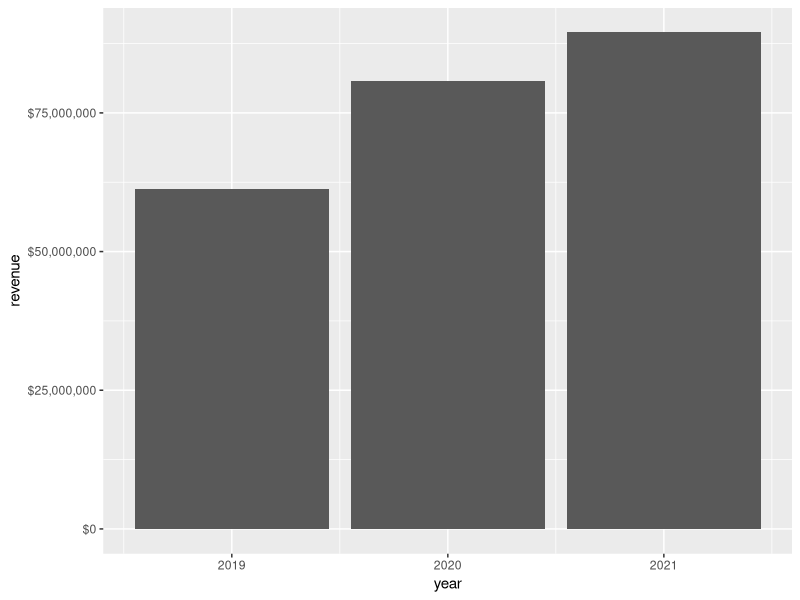
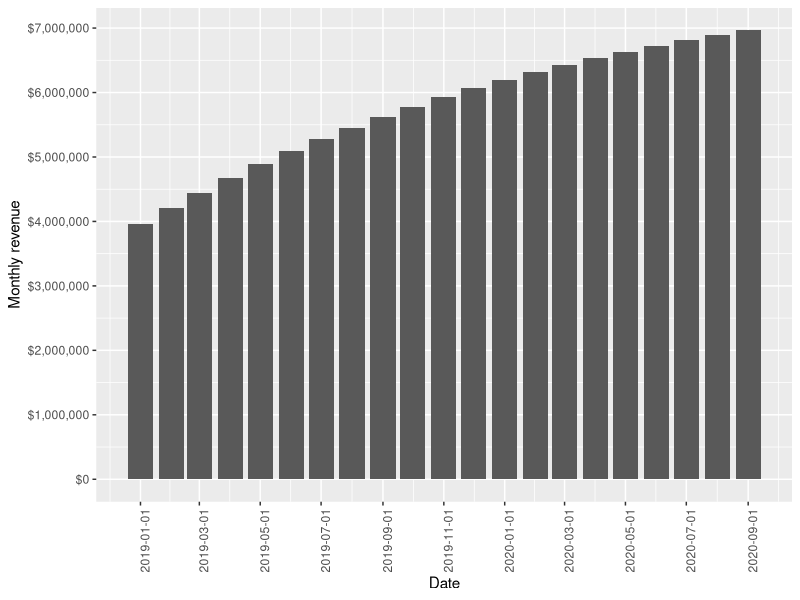
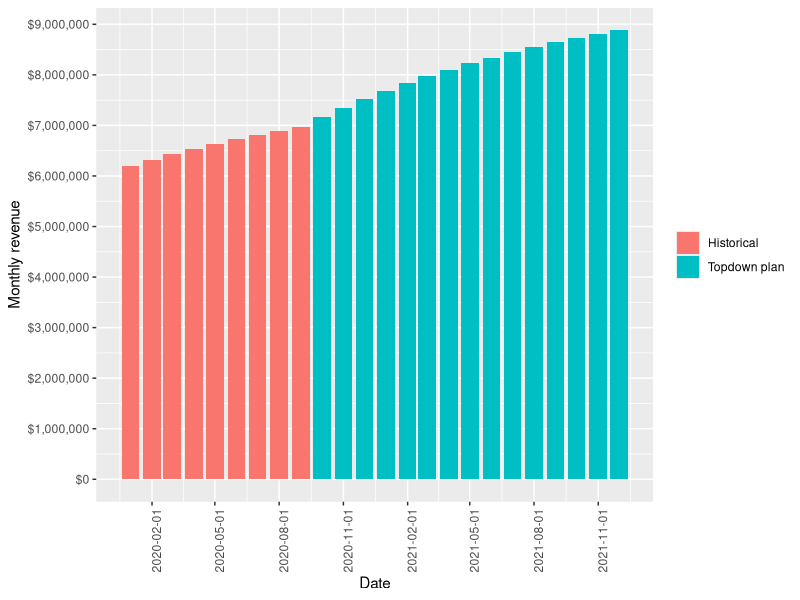
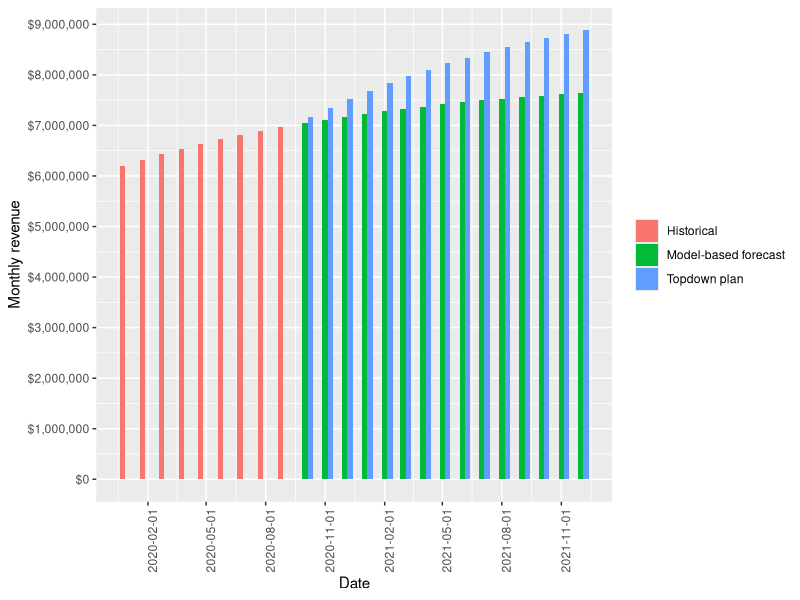
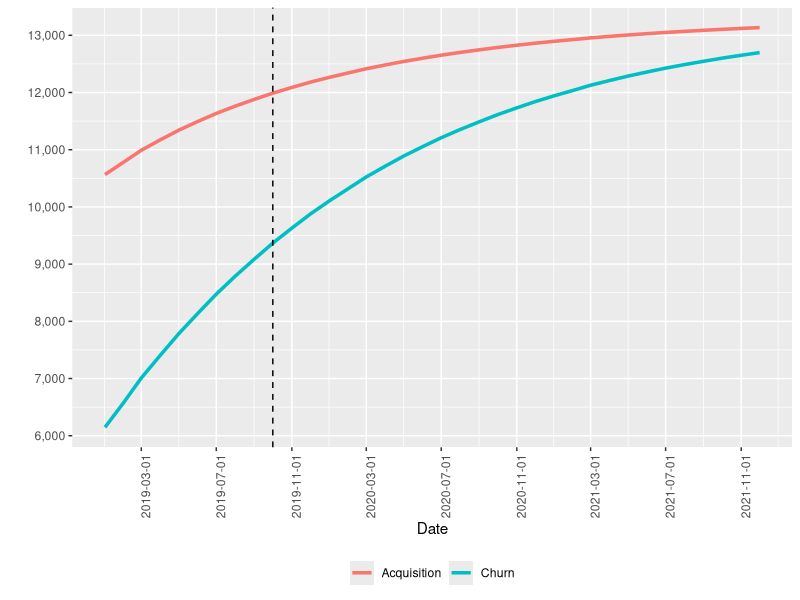
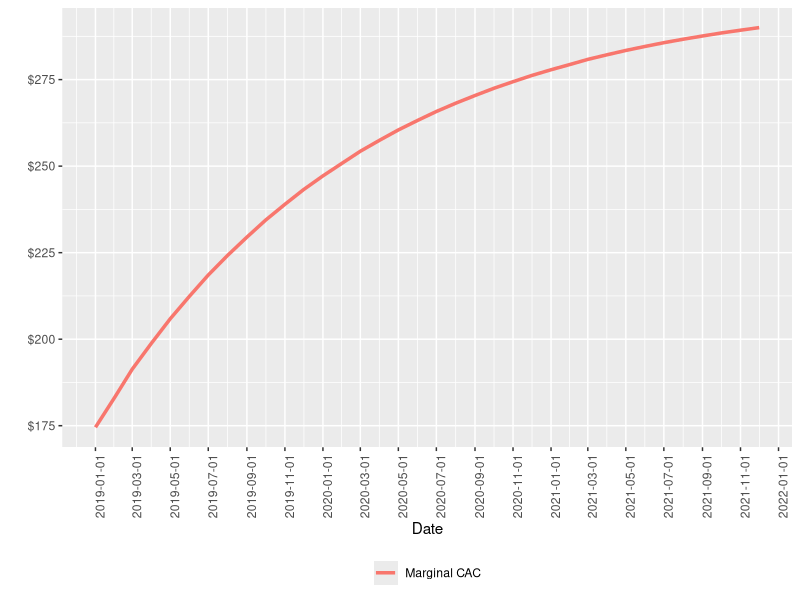
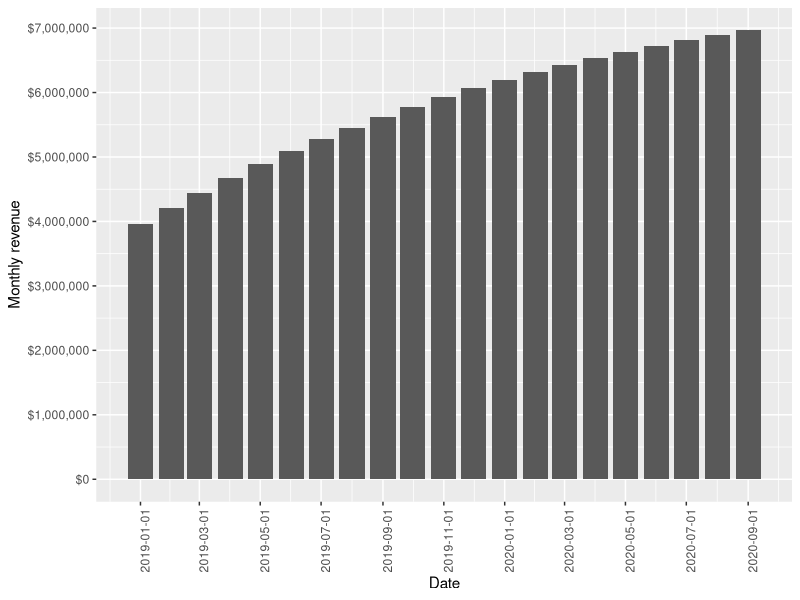
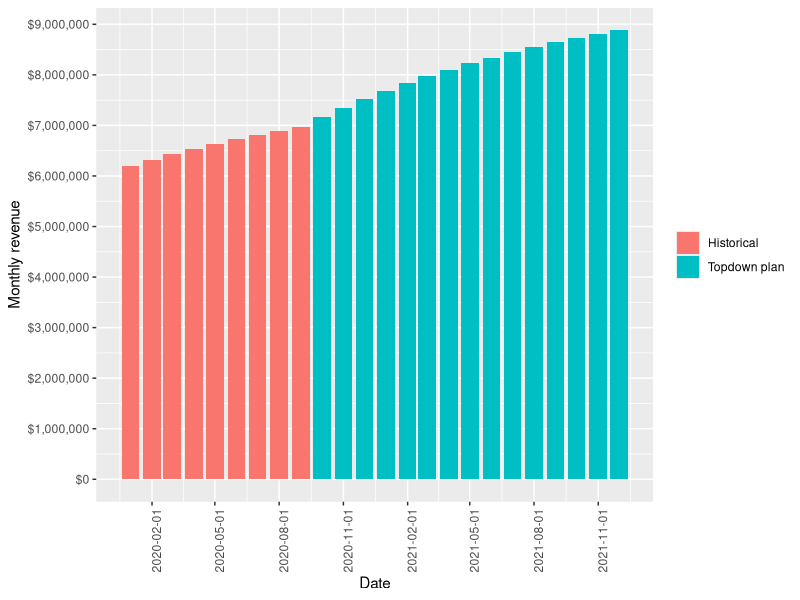

The R script that drew these images, in order:

setwd("/Users/kim.larsen/Documents/Code/Start-Forecasting")

library(ggplot2)
library(dplyr)
library(tidyr)
library(lubridate)
library(cowplot)

### Helper function to create a survival curve
get_survival_curve <- function(p, length){
  r <- rep(1, length)
  for (i in 2:length){
    r[i] <- r[i-1] * p
  }
  return(r)
}

roundup <- function(x, n){
  return (n * ceiling(x / n))
}

### Helper Function to create cohorts
create_cohort <- function(id, acquisition, p_survival){ 
  zeros <- rep(0, id-1)
  window <- length(p_survival)
  row <- data.frame(id, t(c(zeros, t(p_survival[1:(window-(id-1))])*acquisition)))
  names(row) <- c("Cohort", paste0("s", seq_along(1:window)))
  return(row)
}

marketing_elasticity=0.3 
engagement <- 1
price <- 60
marketing_allocation <- 0.15
survival_rate <- 0.9
initial_marketing <- 40000
base <- 200
gm <- 0.4
dates <- seq(as.Date("2018-1-1"), as.Date("2021-12-1"), by = "months")
n <- length(dates)
start_forecast <- as.Date("2020-09-1")
cutoff <- as.Date("2018-12-1")
chart_start <- as.Date("2020-01-1")
start_next_fiscal_year <- as.Date("2021-01-1")
marketing_boost <- 1

  
cohorts <- list()
df <- list()
  
marketing <- initial_marketing

s <- get_survival_curve(survival_rate, n)

sim <- function(){

   ## Loop through the months
   for (i in 1:n){
    
      ## Get the year
      year <- year(dates[i])
      month <- month(dates[i])
    
      ## Calculate acquisition and retention
      Acquisition <- base * (marketing+1)**marketing_elasticity
      marginal_cac <- 1 / (base*( (marketing+2)**marketing_elasticity - (marketing+1)**marketing_elasticity))

      ## Create a cohort for the given level of acquisition and retention
      cohorts[[i]] <- create_cohort(i, Acquisition, s)
      customers <- sum(bind_rows(cohorts)[,i+1])
      revenue <- customers*price*engagement
      df[[i]] <- data.frame(date=dates[i], month, year, marketing_spend=marketing, Acquisition, revenue, CAC=marketing/Acquisition, customers, LTV=sum(s[1:24]*price*engagement*gm), marginal_cac)
    
      ## Calculate marketing spend for the next month
      marketing <- max(marketing_allocation*revenue, initial_marketing)
      if (dates[i]>=start_next_fiscal_year){
        marketing <- marketing*marketing_boost  
      }
   }

   ## Create the dataframe by collapsing the rows
   d <- bind_rows(df) %>%
   mutate(yoy_revenue_growth=revenue/lag(revenue,12)-1, 
          Churn=lag(customers)-customers+Acquisition, 
          revenue_change=revenue-lag(revenue),
          churned_revenue=Churn*engagement*price) %>%
   filter(date>cutoff)
   return(d)
}
   
## Generate the numbers. Note that I'm using the model for historical AND future data. So cheating here. 
d <- sim()

## Annual revenue
group_by(d, year) %>%
      summarise(revenue=sum(revenue)) %>%
      ggplot(aes(x=year, y=revenue)) +
      geom_bar(stat="identity") + 
      scale_y_continuous(labels = scales::dollar) 

## Revenue growth
g1 <- filter(d, date<=start_forecast) %>%
  ggplot(aes(x=date, y=revenue)) +
  geom_bar(stat="identity") +
  scale_y_continuous(labels = scales::dollar, breaks=seq(from=0,to=roundup(max(d$revenue), 1000000), by=1000000)) + 
  scale_x_date(breaks="2 months") +
  theme(axis.text.x = element_text(angle = 90, hjust = 1), legend.title = element_blank()) +
  ylab("Monthly revenue") + xlab("Date")
g1
ggsave(g1, file="growth.png", device = "png", dpi=72, width=9, height=6)

g11 <- filter(d, date<=start_forecast & month<10) %>%
  group_by(year) %>%
  summarise(revenue=sum(revenue)) %>%
  ungroup() %>%
  mutate(label=ifelse(row_number()==1, "Jan - Sep 2019", "Jan - Sep 2020")) %>%
  ggplot(aes(x=year, y=label)) +
  geom_bar(stat="identity")


## Top down forecast
td <- mutate(d, 
       revenue=ifelse(date>start_forecast, lag(revenue,12)*1.24, revenue), 
       source=ifelse(date>start_forecast, "Topdown plan", "Historical")) %>%
  filter(date>=chart_start)

g2 <-  ggplot(data=td, aes(x=date, y=revenue, fill=factor(source))) + 
  geom_bar(stat="identity") +
  scale_y_continuous(labels = scales::dollar, breaks=seq(from=0,to=roundup(max(td$revenue), 1000000), by=1000000)) + 
  scale_x_date(breaks="3 months") +
  theme(axis.text.x = element_text(angle = 90, hjust = 1), legend.title = element_blank()) +
  ylab("Monthly revenue") + xlab("Date")
g2
ggsave(g2, file="topdown.png", device = "png", dpi=72, width=9, height=6)


# How aggressive is this?
long <- mutate(d, 
       `Topdown plan`=ifelse(date>start_forecast, lag(revenue,12)*1.24, 0), 
       `Model-based forecast`=ifelse(date<=start_forecast, 0, revenue), 
       Historical=ifelse(date<=start_forecast, revenue, 0)) %>%
  select(date, `Topdown plan`, `Model-based forecast`, Historical) %>%
  filter(date>=chart_start) %>%
  pivot_longer(cols=c(`Topdown plan`, `Model-based forecast`, "Historical"), names_to = "source", values_to = "y") 

g3 <- 
  ggplot(data=long, aes(x=date, y=y, fill=factor(source))) + 
  geom_bar(stat="identity", position="dodge") + 
  scale_y_continuous(labels = scales::dollar, breaks=seq(from=0,to=roundup(max(long$y, na.rm=T), 1000000), by=1000000)) + 
  scale_x_date(breaks="3 months") +
  theme(axis.text.x = element_text(angle = 90, hjust = 1), legend.title = element_blank()) +
  ylab("Monthly revenue") + xlab("Date")
g3
ggsave(g3, file="compare.png", device = "png", dpi=72, width=11, height=6)



# Why is the model negative? Why the flattening?
g4 <- select(d, date, Churn, Acquisition) %>%
  pivot_longer(cols=c("Acquisition", "Churn"), names_to = "source", values_to = "y") %>%
  ggplot(aes(x=date, y=y, colour=factor(source))) + 
  geom_line(size=1.2) + 
  scale_y_continuous(labels = scales::comma, breaks=seq(from=0,to=roundup(max(long$y, na.rm=T), 1000), by=1000)) + 
  scale_x_date(breaks="4 months") +
  geom_vline(xintercept=as.Date("2019-10-01"), linetype=2) +
  theme(axis.text.x = element_text(angle = 90, hjust = 1), legend.title = element_blank(), legend.position="bottom") +
  ylab("") + xlab("Date")
g4
ggsave(g4, file="tyranny.png", device = "png", dpi=72, width=9, height=6)


# Marginal CACs
g5 <- select(d, date, marginal_cac) %>%
  ggplot(aes(x=date, y=marginal_cac, colour="Marginal CAC")) + 
  geom_line(size=1.2) + 
  scale_y_continuous(labels = scales::dollar) + 
  scale_x_date(breaks="2 months") +
  theme(axis.text.x = element_text(angle = 90, hjust = 1), legend.title = element_blank(), legend.position="bottom") +
  ylab("") + xlab("Date")
g5
ggsave(g5, file="marginal.png", device = "png", dpi=72, width=9, height=6)


### Sensitivity
sens <- list()
for (i in 10:20){
  marketing_boost <- i/10
  dd <- sim()
  runrate <- 12*filter(dd, date==as.Date("2021-12-1"))$revenue
  acq <- sum(filter(dd, year==2021)$Acquisition)
  ddd <- data.frame(allocation=marketing_allocation*marketing_boost, run_rate=runrate, acquisition=acq)
  sens[[i-9]] <- ddd 
}

g6 <- bind_rows(sens) %>%
  ggplot(aes(x=allocation, y=run_rate)) +
  geom_bar(stat="identity") + 
  scale_y_continuous(labels = scales::dollar) +
  scale_x_continuous(labels = scales::percent, breaks=seq(from=0, to=.3, by=0.05)) +
  ylab("Annual run-rate at the end of 2021") + xlab("Marketing allocation (% of revenue)") + 
  theme(axis.text.x = element_text(angle = 90, hjust = 1))
  
ggsave(g6, file="sensitivity.png", device = "png", dpi=72, width=9, height=6)
